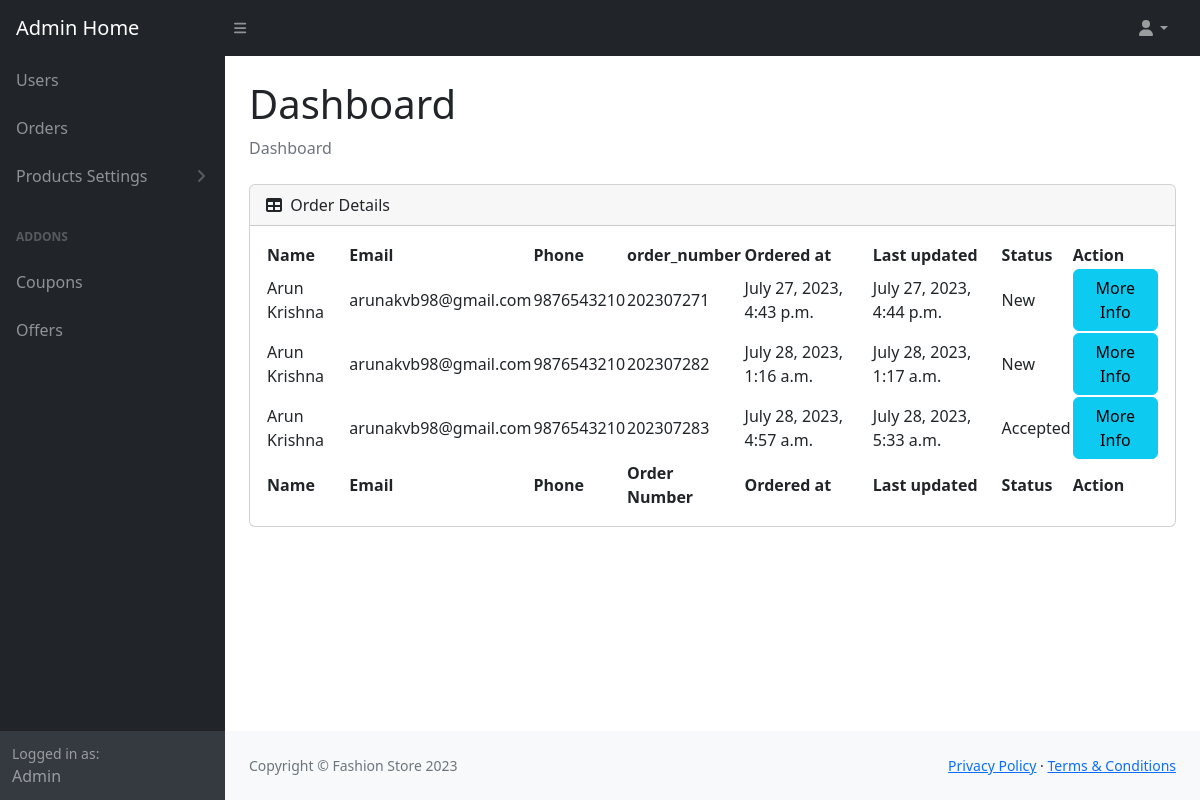
/admin_order_details_view/ (signed in), run on the app's committed database.
### store/models.py (models this page shows, shortened)
class Order(models.Model):
	STATUS = (
	('New', 'New'),
	('Accepted', 'Accepted'),
	('Completed', 'Completed'),
	('Cancelled', 'Cancelled'),)
	user = models.ForeignKey(User, on_delete=models.SET_NULL, null=True)
	payment = models.ForeignKey(Payment, on_delete=models.SET_NULL, blank=True, null=True)
	order_number = models.CharField(max_length=20)
	first_name = models.CharField(max_length=50)
	last_name = models.CharField(max_length=50)
	phone = models.CharField(max_length=15)
	email = models.EmailField(max_length=50)
	address_line_1 = models.CharField(max_length=50)
	address_line_2 = models.CharField(max_length=50, blank=True)
	country = models.CharField(max_length=50)
	state = models.CharField(max_length=50)
	city= models.CharField(max_length=50)
	pincode = models.CharField(max_length=10)
	order_total = models.FloatField()
	tax = models.FloatField()
	status = models.CharField(max_length=10, choices=STATUS, default='New')
	ip = models.CharField(blank=True, max_length=20)
	is_ordered = models.BooleanField(default=False)
	created_at = models.DateTimeField(auto_now_add=True)
	updated_at = models.DateTimeField(auto_now=True)

### store/views.py (the view)
# urls.py: path('admin_order_details_view/', views.admin_order_details_view, name='admin_order_details_view'),
def admin_order_details_view(request):
    order_list = Order.objects.all()
    context = {'order_list':order_list}
    return render(request, 'admin_main/admin_order_details_view.html',context)

### store/context_processors.py (called while the page is built)
def category_list_processor(request):
    category_list = Category.objects.all()
    return {'category_list': category_list}

def cart_counter(request):
    cart_count = 0
    try:
        if request.user.is_authenticated:
            cart_items = CartItems.objects.all().filter(user=request.user)
        else:
            cart = uCart.objects.filter(cart_id=_cart_id(request))
            cart_items = CartItems.objects.all().filter(cart=cart[:1])
        for cart_item in cart_items:
            cart_count += cart_item.quantity
    except uCart.DoesNotExist:
        cart_count=0
    return dict(cart_count=cart_count)

### store/templates/admin_main/admin_order_details_view.html (shortened to what this page needs)
{%extends 'admin_main/admin_base.html'%}
{%load static%}
{%block body%}
{% if user.is_authenticated and user.is_staff%}
<main>
                    <div class="container-fluid px-4">
                        <h1 class="mt-4">Dashboard</h1>
                        <ol class="breadcrumb mb-4">
                            <li class="breadcrumb-item active">Dashboard</li>
                        </ol>
                        <div class="card mb-4">
                            <div class="card-header">
                                <i class="fas fa-table me-1"></i>
                                Order Details
                            </div>
                            <div class="card-body">
                                <table id="datatablesSimple">
                                    <thead>
                                        <tr>
                                            <th>Name</th>
                                            <th>Email</th>
                                            <th>Phone</th>
                                            <th>order_number</th>
                                            <th>Ordered at</th>
                                            <th>Last updated</th>
                                            <th>Status</th>
                                            <th>Action</th>
                                        </tr>
                                    </thead>
                                    <tfoot>
                                        <tr>
                                            <th>Name</th>
                                            <th>Email</th>
                                            <th>Phone</th>
                                            <th>Order Number</th>
                                            <th>Ordered at</th>
                                            <th>Last updated</th>
                                            <th>Status</th>
                                            <th>Action</th>
                                        </tr>
                                    </tfoot>
                                    <tbody>
                                    {%for order in order_list%}
                                    <tr>
                                        <td>{{order.first_name}} {{order.last_name}}</td>
                                        <td>{{order.email}}</td>
                                        <td>{{order.phone}}</td>
                                        <td>{{order.order_number}}</td>
                                        <td>{{order.created_at}}</td>
                                        <td>{{order.updated_at}}</td>
                                        <td>{{order.status}}</td>
                                        <td>
                                            <a class="btn btn-info" href="{%url 'admin_order_info_view' order=order.id%}">More Info</a>
                                        </td>
                                    </tr>
                                    {%endfor%}
                                    </tbody>
                                </table>
                            </div>
                        </div>
                    </div>
                </main>
{%endif%}
{%endblock%}

### data on the page
Order: first_name "Arun", last_name "Krishna", email "arunakvb98@gmail.com", phone "9876543210", order_number "202307271", created_at "July 27, 2023, 4:43 p.m.", updated_at "July 27, 2023, 4:44 p.m.", status "New"
Order: first_name "Arun", last_name "Krishna", email "arunakvb98@gmail.com", phone "9876543210", order_number "202307282", created_at "July 28, 2023, 1:16 a.m.", updated_at "July 28, 2023, 1:17 a.m.", status "New"
Order: first_name "Arun", last_name "Krishna", email "arunakvb98@gmail.com", phone "9876543210", order_number "202307283", created_at "July 28, 2023, 4:57 a.m.", updated_at "July 28, 2023, 5:33 a.m.", status "Accepted"
